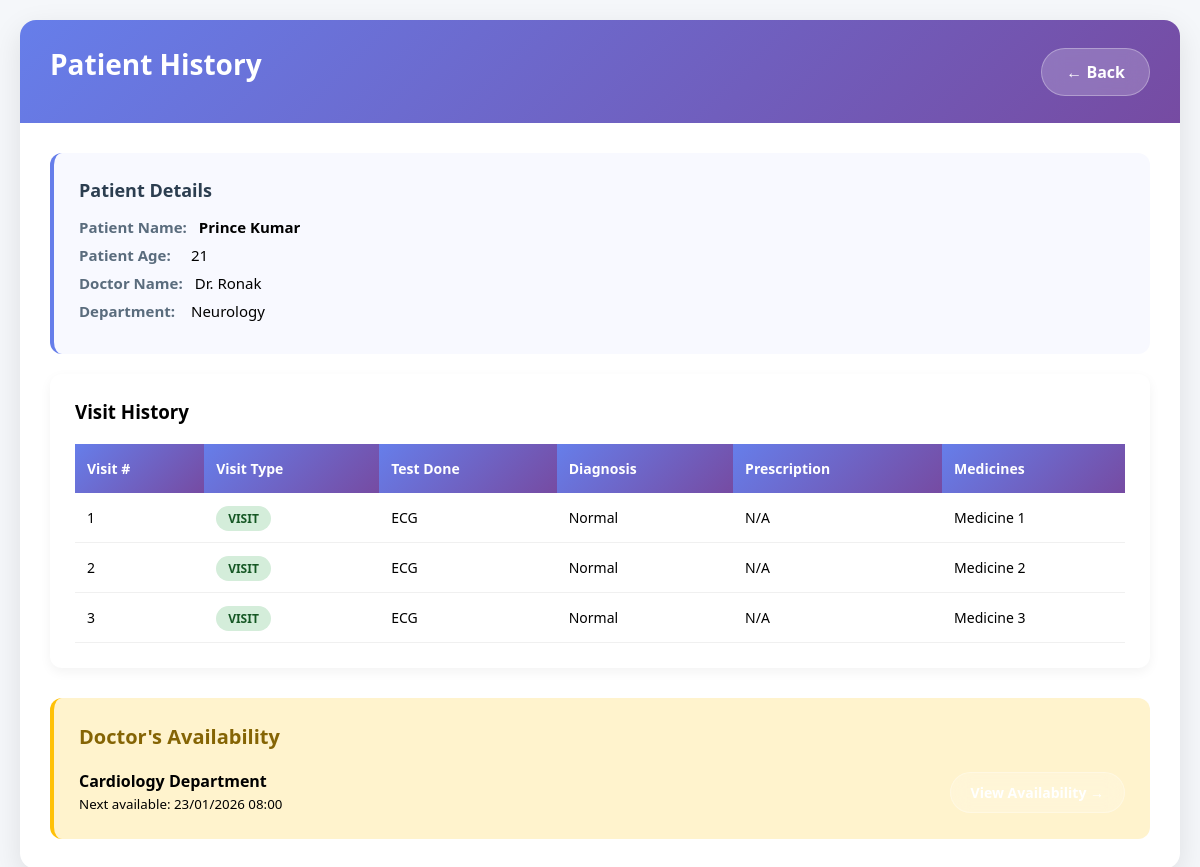
The page /doctor/patient_details/1 (signed in) on the database its author committed.
### models.py (models this page shows)
class Patient(db.Model, UserMixin):
    id = db.Column(db.Integer,primary_key = True, unique=True)
    pat_name = db.Column(db.String(100), nullable=False)
    pat_age = db.Column(db.Integer,nullable=False)
    pat_email = db.Column(db.String(100), unique=True, nullable=False)
    pat_phone = db.Column(db.String(10), unique=True, nullable=False)
    pat_password = db.Column(db.String(16), nullable=False)
    appointments = db.relationship('Appointment', backref='patient', lazy=True)

class Doctor(db.Model, UserMixin):
    id = db.Column(db.Integer,primary_key = True, unique=True)
    doc_name = db.Column(db.String(100), nullable=False)
    speciality = db.Column(db.String(100),nullable=False)
    doc_email = db.Column(db.String(100), unique=True, nullable=False)
    doc_phone = db.Column(db.String(10), unique=True, nullable=False)
    doc_password = db.Column(db.String(16), nullable = False)
    department_id = db.Column(db.Integer, db.ForeignKey('department.id'), nullable=False)
    appointments = db.relationship('Appointment', backref='doctor', lazy=True)

class Department(db.Model):
    id = db.Column(db.Integer,primary_key = True, unique=True)
    dept_name = db.Column(db.String(100), nullable=False)
    location = db.Column(db.String(100),nullable=False)
    doctors = db.relationship('Doctor', backref='department', lazy=True)

class Treatment(db.Model):
    id = db.Column(db.Integer,primary_key = True, unique=True)
    treatment_name = db.Column(db.String(100), nullable=False)
    description = db.Column(db.String(200),nullable=False)
    appointment_id = db.Column(db.Integer, db.ForeignKey('appointment.id'), nullable=False)

class DoctorAvailability(db.Model, UserMixin):
    id = db.Column(db.Integer, primary_key = True)
    date = db.Column(db.Date, nullable=False)
    start_time = db.Column(db.Time, nullable=False)
    end_time = db.Column(db.Time, nullable=False)
    is_available = db.Column(db.Boolean, default=True)
    doctor_id = db.Column(db.Integer, db.ForeignKey('doctor.id'), nullable=False)
    appointment = db.relationship('Appointment',backref='doctor_availability',lazy=True)

### app.py (the view)
@app.route('/doctor/patient_details/<int:appointment_id>')
@login_required
def doctor_patient_details(appointment_id):
    appointment = Appointment.query.get_or_404(appointment_id)
    if appointment.doctor_id != current_user.id:
        flash("Unauthorized access")
        return redirect(url_for('doctor_dashboard'))
    patient = appointment.patient
    doctor = appointment.doctor
    treatments = Treatment.query.join(Appointment).filter(
        Appointment.patient_id == patient.id
    ).order_by(Treatment.id).all()
    next_slot = DoctorAvailability.query.filter_by(
        doctor_id=doctor.id,
        is_available=True
    ).order_by(DoctorAvailability.date, DoctorAvailability.start_time).first()
    return render_template(
        './others/patient_history.html',
        patient=patient,
        doctor=doctor,
        appointment=appointment,
        treatments=treatments,
        next_slot=next_slot
    )

### app.py (called while the page is built)
@loginmanager.user_loader
def load_user(user_id):
     return (
         Admin.query.get(int(user_id)) or
         Doctor.query.get(int(user_id)) or
         Patient.query.get(int(user_id))
     )

### templates/others/patient_history.html (shortened to what this page needs)
<!DOCTYPE html>
<html lang="en">
<head>
</head>
<body>
    <div class="container">
        <div class="header">
            <div class="header-row">
                <div class="page-title">Patient History</div>
                <a href="{{ url_for('doctor_assigned_patients') }}" class="back-btn">← Back</a>
            </div>
        </div>
        <div class="patient-info">
            <div class="info-group">
                <h4>Patient Details</h4>
                <div class="info-item">
                    <span class="info-label">Patient Name:</span>
                    <strong>{{ patient.pat_name }}</strong>
                </div>
                <div class="info-item">
                    <span class="info-label">Patient Age:</span>
                    <span>{{ patient.pat_age }}</span>
                </div>
                <div class="info-item">
                    <span class="info-label">Doctor Name:</span>
                    <span>{{ doctor.doc_name }}</span>
                </div>
                <div class="info-item">
                    <span class="info-label">Department:</span>
                    <span>{{ doctor.department.dept_name }}</span>
                </div>
            </div>
        </div>
        <div class="history-section">
            <h3>Visit History</h3>
            <table class="history-table">
                <thead>
                    <tr>
                        <th>Visit #</th>
                        <th>Visit Type</th>
                        <th>Test Done</th>
                        <th>Diagnosis</th>
                        <th>Prescription</th>
                        <th>Medicines</th>
                    </tr>
                </thead>
                <tbody>
                    {% for treatment in treatments %}
                    <tr>
                        <td>{{ loop.index }}</td>
                        <td>
                            <span class="status-badge status-inperson">
                                {{ treatment.treatment_name.split()[0] if treatment.treatment_name else 'N/A' }}
                            </span>
                        </td>
                        <td>{{ treatment.description.split('Tests:')[1].split(',')[0] if 'Tests:' in treatment.description else 'ECG' }}</td>
                        <td>{{ treatment.description.split('Diagnosis:')[1].split('Prescription:')[0] if 'Diagnosis:' in treatment.description else 'Normal' }}</td>
                        <td>{{ treatment.description.split('Prescription:')[1] if 'Prescription:' in treatment.description else 'N/A' }}</td>
                        <td>Medicine {{ loop.index }}</td>
                    </tr>
                    {% else %}
                    <tr>
                        <td colspan="6" style="text-align: center; padding: 40px; color: #7f8c8d;">
                            No history records found
                        </td>
                    </tr>
                    {% endfor %}
                </tbody>
            </table>
        </div>
        <div class="availability-section">
            <div class="availability-title">Doctor's Availability</div>
            <div style="display: flex; gap: 20px; align-items: center;">
                <div style="flex: 1;">
                    <strong>Cardiology Department</strong><br>
                    <small>Next available: {{ next_slot.date.strftime('%d/%m/%Y') }} {{ next_slot.start_time.strftime('%H:%M') }}</small>
                </div>
                <a href="{{ url_for('doctor_availability') }}" class="back-btn" style="padding: 10px 20px; font-size: 14px;">
                </a>
            </div>
        </div>
    </div>
</body>
</html>

### templates/others/patient_history.html (style rules this page uses)
* { margin: 0; padding: 0; box-sizing: border-box; }
body { font-family: 'Segoe UI', Tahoma, Geneva, Verdana, sans-serif; background: #f5f7fa; padding: 20px; }
.container { max-width: 1200px; margin: 0 auto; background: white; border-radius: 16px; box-shadow: 0 10px 30px rgba(0,0,0,0.1); overflow: hidden; }
.header { background: linear-gradient(135deg, #667eea 0%, #764ba2 100%); color: white; padding: 25px 30px; }
.page-title { font-size: 28px; font-weight: 700; margin-bottom: 15px; }
.header-row { display: flex; justify-content: space-between; align-items: center; flex-wrap: wrap; gap: 20px; }
.back-btn { background: rgba(255,255,255,0.2); color: white; border: 1px solid rgba(255,255,255,0.3); padding: 12px 24px; border-radius: 25px; text-decoration: none; font-weight: 600; transition: all 0.3s ease; backdrop-filter: blur(10px); }
.patient-info { display: grid; grid-template-columns: 1fr 1fr; gap: 30px; margin: 30px 30px 20px; padding: 25px; background: #f8f9ff; border-radius: 12px; border-left: 4px solid #667eea; }
.info-group h4 { color: #2c3e50; margin-bottom: 15px; font-size: 18px; }
.info-item { display: flex; align-items: center; gap: 12px; margin-bottom: 8px; font-size: 15px; }
.info-label { font-weight: 600; color: #5a6c7d; min-width: 100px; }
.history-section { margin: 0 30px 30px; padding: 25px; background: white; border-radius: 12px; box-shadow: 0 4px 12px rgba(0,0,0,0.05); }
.history-table { width: 100%; border-collapse: collapse; margin-top: 20px; font-size: 14px; }
.history-table th { background: linear-gradient(135deg, #667eea 0%, #764ba2 100%); color: white; padding: 15px 12px; text-align: left; font-weight: 600; }
.history-table td { padding: 15px 12px; border-bottom: 1px solid #f0f0f0; }
.status-badge { padding: 4px 12px; border-radius: 20px; font-size: 12px; font-weight: 600; text-transform: uppercase; }
.status-inperson { background: #d4edda; color: #155724; }
.availability-section { margin: 0 30px 30px; padding: 25px; background: #fff3cd; border-radius: 12px; border-left: 4px solid #ffc107; }
.availability-title { font-size: 20px; font-weight: 600; color: #856404; margin-bottom: 20px; }

### rows shown on the page
Patient: pat_name "Prince Kumar", pat_age "21"
Doctor: doc_name "Dr. Ronak"
Department: department.dept_name "Neurology"
Treatment: treatment_name "VISIT", description "ECG", description "Normal", description "N/A"
Treatment: treatment_name "VISIT", description "ECG", description "Normal", description "N/A"
Treatment: treatment_name "VISIT", description "ECG", description "Normal", description "N/A"
DoctorAvailability: date "23/01/2026", start_time "08:00"
